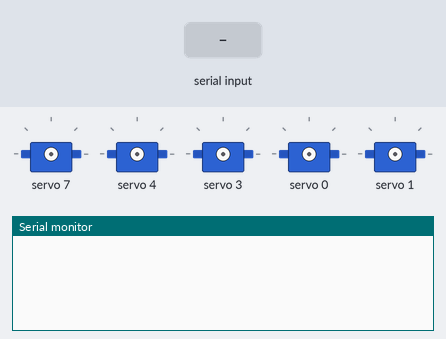
Bench run of a sketch on a simulated Arduino Uno, built with avr-gcc and run on an emulated ATmega328P. On the bench: 5 × servo, the last lines printed to the serial monitor. The inputs (shaded band) are chosen by the test bench.

Above: at 1.2 s.
1.3 s: "2\n" received over the second serial link
At 2.5 s:
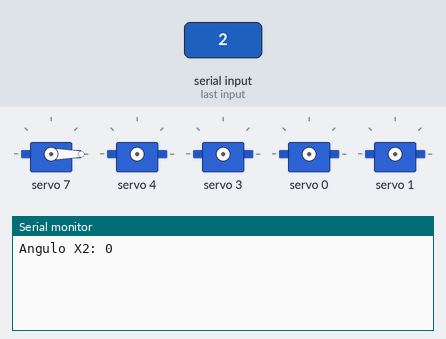
2.8 s: "3\n" received over the second serial link
At 3.8 s:
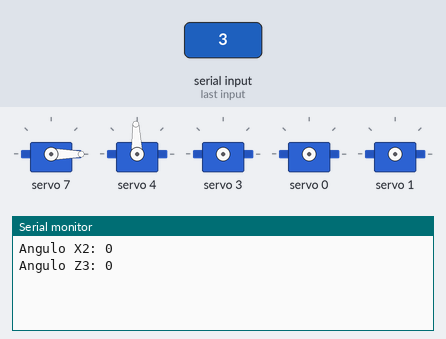
4.3 s: "4\n" received over the second serial link
At 5.0 s:
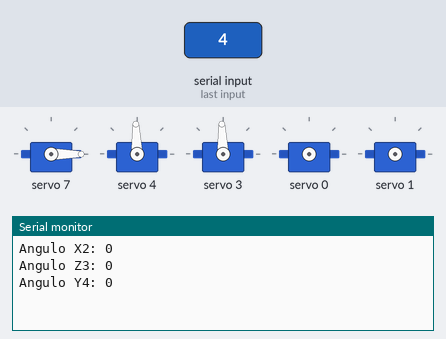
5.8 s: "1\n" received over the second serial link
At 7.3 s:
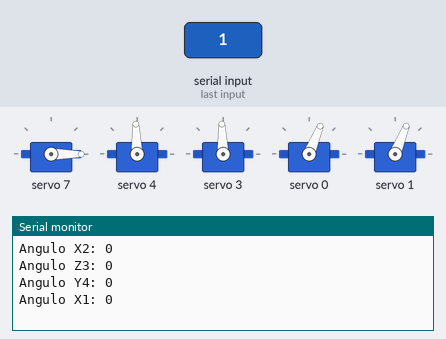

Measured:
- after the input at 1.3 s, the serial monitor: prints a new line at once (image 1)
- after the input at 2.8 s, the serial monitor: prints a new line at once (image 2)
- after the input at 4.3 s, the serial monitor: prints a new line at once (image 3)
- after the input at 5.8 s, the serial monitor: prints a new line at once (image 4)

The sketch:

Receiver_Atom.ino
```cpp
#include <SoftwareSerial.h>
#include <Adafruit_PWMServoDriver.h>
#include <Wire.h>
#include <Arduino.h>

//Setup Angulos y SoftwareSerial
SoftwareSerial slave(10,11); //rx y tx

int valx1=0;
int valx2=0;
int valy2=0;//variable para almacenar angulo en X

String msg="";

//Setup PWM Driver para Servos
Adafruit_PWMServoDriver servos1 = Adafruit_PWMServoDriver(0x40);
unsigned int pos0=102; //ancho en pulso de cuentas para 0 grados, DEPENDE DEL MOTOR
unsigned int pos180=511; //ancho en pulso de cuentas para 180 grados
int tiempo = 100;
int prev_5 = 1000;

void setup() {
  //Setup Bluetooth
  Serial.begin(38400);
  slave.begin(38400);

  //Setup Servos
  servos1.begin();
  servos1.setPWMFreq(50);

}//end void setup

//Funcion para controlar SERVOS
void setServo(uint8_t n_servo, int angulo){
  int duty;
  if (n_servo==0){
    //Servo Izquierdo Eslabon 1 "X"
    int pos90 = pos180 / 2;
    angulo = constrain(angulo,0,90);
    duty = map(angulo,0,90,pos90,450);
    servos1.setPWM(n_servo, 0, duty);
  }//end if
  else if (n_servo==1){
    //Servo Derecho Eslabon 1 "X"
    int pos90 = pos180 / 2;
    angulo = constrain(angulo,0,90);
    duty = map(angulo,0,90,pos90,80);
    servos1.setPWM(n_servo, 0, duty);
  }//end else if
  else if (n_servo==3){
    //Servo Giro de Garra "Y"
    angulo = constrain(angulo,-90,90);
    duty = map(angulo,-90,90,pos0,pos180);
    servos1.setPWM(n_servo, 0, duty);
  }//end else if
  else if (n_servo==7){
    //Eslabon 2 "X"
    angulo = constrain(angulo,0,180);
    duty = map(angulo,0,180,pos0,pos180);
    servos1.setPWM(n_servo, 0, duty);
  }//end else if
  else if (n_servo==8){
    //Servo Abrir y Cerrar Garra
    angulo = constrain(angulo,0,1023);
    duty = map(angulo,0,1023,pos0,pos180);
    servos1.setPWM(n_servo, 0, duty);
  }//end else if
  else{
    angulo = constrain(angulo,-90,90); //CAMBIAR
    duty = map(angulo,-90,90,pos0,pos180); //CAMBIAR
    servos1.setPWM(n_servo, 0, duty);
  }//end else
}//end setServo

void loop() {

while(slave.available()>0){   //Condicion en donde solo se accede a Serial cuando hay dato disponible
  msg = slave.readStringUntil('\n');   //El string dentro del Serial solo se lee hasta tener salto de linea
  delay(10);
//  Serial.print("Message: ");
//  Serial.println(msg);

  String angulo_s = msg.substring(1);
  int angulo = angulo_s.toInt();
//  Serial.print("Angulo: ");
//  Serial.println(angulo);

  char eslabon = msg[0];

  if(eslabon=='2'){  //Controla el eslabon X2, el que esta conectado a la garra
    valx2=angulo*-1;
    String letterx="Angulo X2: ";
    String msgx2=letterx+valx2;
    Serial.println(msgx2);
    setServo(7,valx2);


  }else if(eslabon=='3'){  //Controla la rotacion de las BASE/STEPPER
    int valz3=angulo;
    String letterz="Angulo Z3: ";
    String msgz3=letterz+valz3;
    Serial.println(msgz3);
    setServo(4,valz3);

  }
  else if(eslabon=='1'){  //Controla el eslabon X1, el que esta conectado a la base
    int valx1=angulo*-1;
    String letterx1="Angulo X1: ";
    String msgx1=letterx1+valx1;
    Serial.println(msgx1);
    setServo(0,valx1);
    setServo(1,valx1);

  }
  else if(eslabon=='4'){  //Controla la el giro de la GARRA
    int valy=angulo*-1;
    String lettery="Angulo Y4: ";
    String msgy=lettery+valy;
    Serial.println(msgy);
    setServo(3,valy);

  }
  else if(eslabon=='5'){  //Controla el abrir y cerrar de la garra con el flexometro
    int valf=angulo;
    String letterf="Garra: ";
    String msgf=letterf+valf;
    int diff = abs(abs(prev_5) - abs(valf));
    if (diff < 300){
      Serial.println(msgf);
      setServo(8,valf);
      prev_5 = valf;
    }

  }
  delay(10);
  }
}
```
